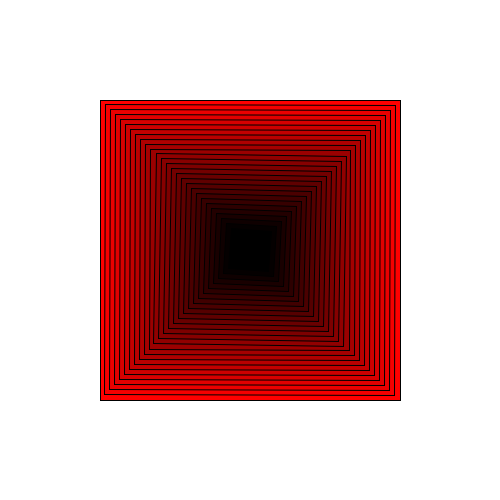
Frame 1 (no input)
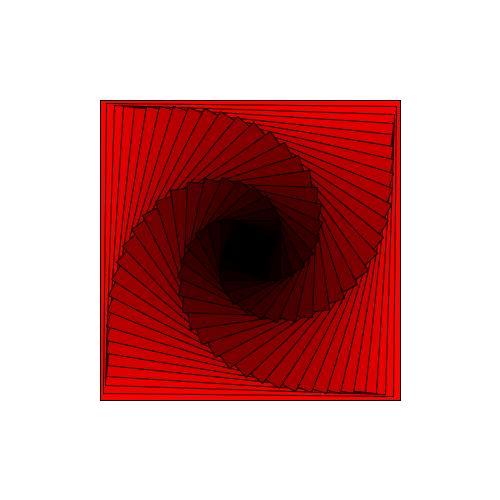
Frame 60 (the mouse pressed at the canvas centre just before this capture)
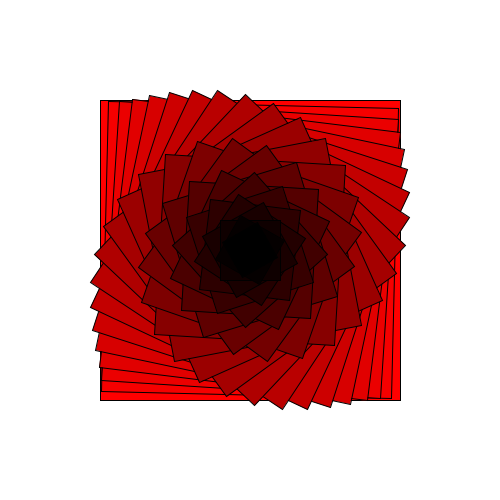
Frame 120 (the mouse held since frame 60 and released just before this capture)

The Processing sketch that drew these frames (run headless with seeded random() and noise(); from frame 60 on, the mouse is pressed at the canvas centre):

// Processing sketch: rosetaConcentrica
// ── rosetaConcentrica.pde
float angulo;
void setup() {
  size(500, 500);
  rectMode(CENTER);
  angulo = 0;
}

void draw() {
  angulo = angulo+0.01;
  background(255);
  //noFill();
  translate(width/2, height/2);
  for (int i=0; i<30; i++) {
    rotate(radians(i*angulo));
    fill(255- i*10,0,0);
    rect(0,0, 300-i*10, 300-i*10);
  }
}
